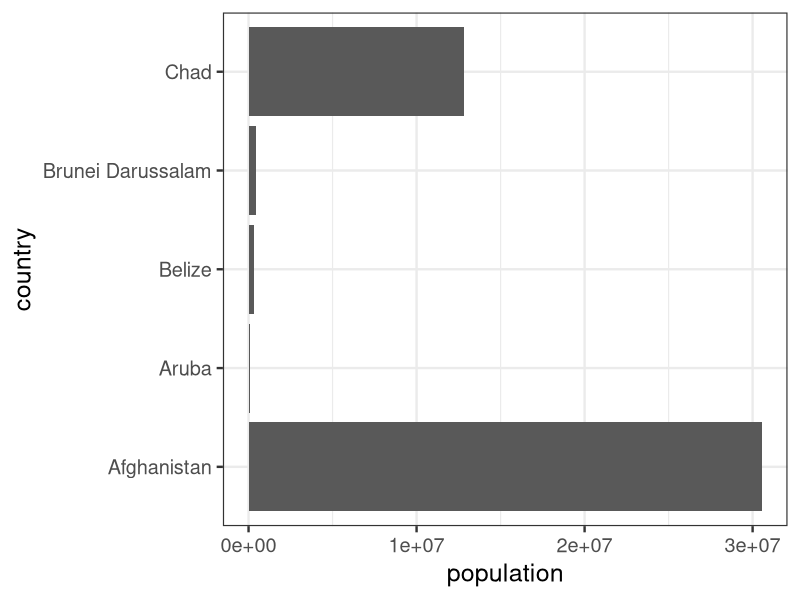
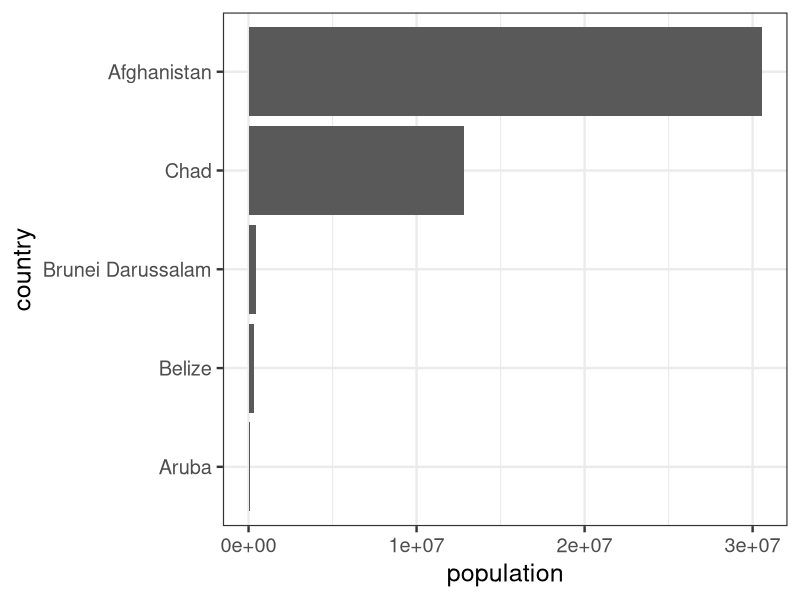

Recreate these plots in R, in order. (Note: this script raises an error after producing the figures.)
## ---- chunk 1

library(tidyverse)
current_file <- knitr::current_input()
theme_set(theme_bw(base_size = 18))
knitr::opts_chunk$set(fig.path = "images/day2-session2/")
## ---- chunk 2

## ---- chunk 3
cat_chr <- c("red", "white", "blue")
cat_fct <- factor(c("red", "white", "blue"))

class(cat_chr)
class(cat_fct)
## ---- chunk 4
data <- c(2, 2, 1, 1, 3, 3, 3, 1)
factor(data)
## ---- chunk 5
factor(data, 
       labels = c("I", "II", "III"))
## ---- chunk 6
# numerical input are ordered in increasing order #<<
factor(c(1, 3, 10))
# character input are ordered alphabetically #<<
factor(c("1", "3", "10"))
# you can specify order of levels explicitly #<<
factor(c("1", "3", "10"),  levels = c("1", "3", "10"))
## ---- chunk 7
data("population", package = "tidyr")
population %>% 
  filter(year == 2013) %>% 
  # just choose 5 countries
  slice(c(1, 11, 21, 31, 41)) %>% 
  ggplot(aes(population, country)) +
  geom_col()
## ---- chunk 8
population %>% 
  filter(year == 2013) %>% 
  slice(c(1, 11, 21, 31, 41)) %>% 
  mutate(country = 
      reorder(country, population)) %>% #<<
  ggplot(aes(population, country)) +
  geom_col()
## ---- chunk 9
x <- factor(c(10, 20, 30, 10, 20))
mean(x)
## ---- chunk 10
mean(as.numeric(x))
## ---- chunk 11
mean(as.numeric(levels(x)[x]))
## ---- chunk 12
mean(as.numeric(as.character(x)))
## ---- chunk 13
factor(c("Yes", "No", "Maybe"), levels = c("Yes", "No"))
## ---- chunk 14
factor(c("Yes", "No", "No", "Yess"), levels = c("Yes", "No"))
## ---- chunk 15
f <- factor(c("Yes", "Yes", "Yes", "No"), levels = c("Yes", "Maybe", "No"))
f
## ---- chunk 16
table(f)
## ---- chunk 17
f1 <- factor(c("F", "M", "F"))
f2 <- factor(c("F", "F"))
## ---- chunk 18

## ---- chunk 19
unclass(f1)
## ---- chunk 20
df1 <- data.frame(f = factor(c("a", "b")))
df2 <- data.frame(f = factor(c("c", "b")))
## ---- chunk 21
rbind(df1, df2)
## ---- chunk 22
rbind(df1, df2)$f
## ---- chunk 23
f1 <- factor(c("F", "M", "F"))
f2 <- factor(c("F", "F"))

c(f1, f2)
## ---- chunk 24
fct_c(f1, f2)
## ---- chunk 25
c1 <- c("F", "M", "F")

fct_c(c1, f2)
## ---- chunk 26
data("gss_cat", package = "forcats")
table(gss_cat$race)
## ---- chunk 27
fct_count(gss_cat$race, sort = TRUE, prop = TRUE)
## ---- chunk 28
levels(gss_cat$marital)
## ---- chunk 29
gss_cat$marital %>% 
  fct_collapse(Single = c("Never married", "Separated", "Divorced")) %>% #<<
  fct_count()
## ---- chunk 30
levels(gss_cat$marital)
## ---- chunk 31
gss_cat$marital %>% 
  fct_collapse(Single = c("Never married", "Separated", "Divorced")) %>% 
  fct_relevel("No answer", after = Inf) %>% # move to last place #<<
  fct_count()
## ---- chunk 32
levels(gss_cat$relig)
## ---- chunk 33
fct_lump_n(gss_cat$relig, n = 2) %>% 
  fct_count(sort = TRUE, prop = TRUE)

fct_lump_lowfreq(gss_cat$relig) %>% 
  fct_count(sort = TRUE, prop = TRUE)
## ---- chunk 34

## ---- chunk 35

